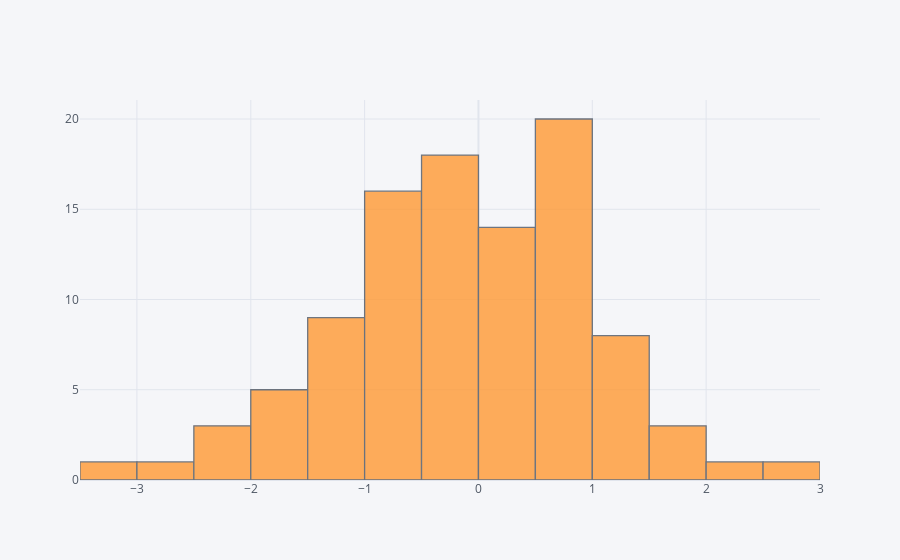

The notebook cell this image was saved under:
### Code cell
df['A'].iplot(kind = 'hist', bins = 25)

### Figure 1 — Plotly figure (JSON) as saved in the notebook; plotly's stock layout.template omitted (floating-point values rounded to 4 significant figures)
{"data": [{"histfunc": "count", "histnorm": "", "marker": {"color": "rgba(255, 153, 51, 1.0)", "line": {"color": "#4D5663", "width": 1.3}}, "name": "A", "nbinsx": 25, "opacity": 0.8, "orientation": "v", "type": "histogram", "x": [-0.4872, -2.113, -0.8536, -0.289, 0.7103, 0.2406, 0.4656, 0.594, -0.6235, 0.7786, -2.072, -3.06, 0.307, 0.7414, 0.6356, -0.9587, -0.04837, 0.9657, 0.06001, -1.579, 0.3117, 0.3302, -0.3769, -0.6298, 1.654, 0.7437, 2.436, 0.1807, -2.946, -1.561, -0.5427, -0.6864, -0.06173, -0.1159, 0.6289, -0.3052, 1.06, -0.03492, 0.6401, 2.57, -1.335, 0.529, -0.5268, 1.306, -1.487, -0.7565, -0.2675, 0.8123, -0.4185, 0.1427, 1.265, -0.01342, -2.142, -0.6785, -0.489, 1.019, -0.5966, 0.01194, 0.1575, -1.03, -0.499, -1.803, -1.886, -0.04503, -1.122, 1.154, 0.7552, 0.5311, 0.6127, 0.6533, 0.6601, 0.6588, -0.6374, -1.382, 0.5322, 1.105, 1.008, 1.26, -0.01676, 0.08924, -0.8442, -1.942, 1.693, 0.03536, -0.6523, -0.4836, -0.1168, 0.4162, 0.4766, -0.7865, -0.7053, -1.05, -0.08186, -1.212, 1.651, 0.5862, -1.031, -0.5988, -1.222, 0.7617]}], "layout": {"barmode": "overlay", "legend": {"bgcolor": "#F5F6F9", "font": {"color": "#4D5663"}}, "paper_bgcolor": "#F5F6F9", "plot_bgcolor": "#F5F6F9", "title": {"font": {"color": "#4D5663"}}, "xaxis": {"gridcolor": "#E1E5ED", "showgrid": true, "tickfont": {"color": "#4D5663"}, "title": {"font": {"color": "#4D5663"}, "text": ""}, "zerolinecolor": "#E1E5ED"}, "yaxis": {"gridcolor": "#E1E5ED", "showgrid": true, "tickfont": {"color": "#4D5663"}, "title": {"font": {"color": "#4D5663"}, "text": ""}, "zerolinecolor": "#E1E5ED"}}}
